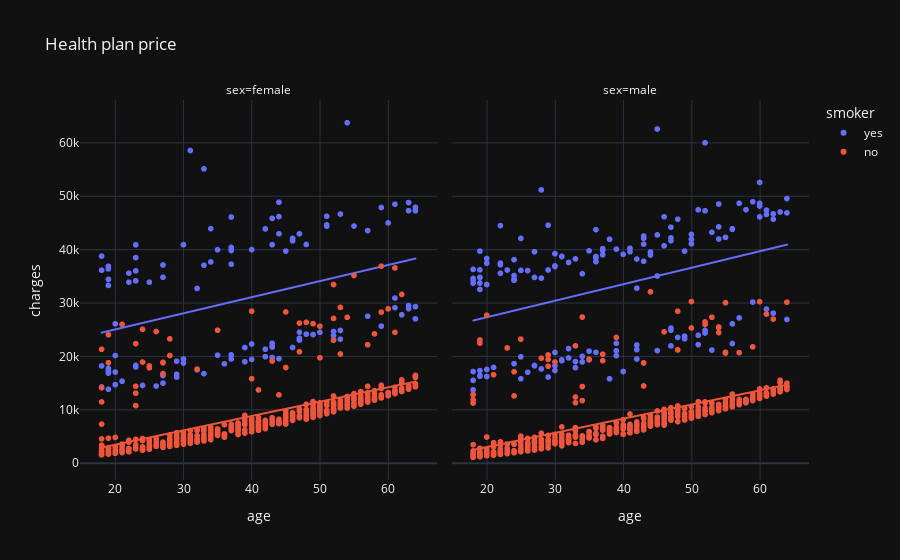

Notebook cell for this chart:
### Code cell
fig = px.scatter(dataframe, x="age", y="charges", color="smoker", facet_col="sex", title="Health plan price",
                 trendline='ols')
fig.show()

### Figure 1 — Plotly figure (JSON) as saved in the notebook; plotly's stock layout.template omitted (floating-point values rounded to 4 significant figures; data arrays with more than 128 entries replaced by an {"elided": "..."} marker saying what was removed)
{"data": [{"hovertemplate": "smoker=yes<br>sex=female<br>age=%{x}<br>charges=%{y}<extra></extra>", "legendgroup": "yes", "marker": {"color": "#636efa", "symbol": "circle"}, "mode": "markers", "name": "yes", "showlegend": true, "x": [19, 62, 34, 53, 20, 27, 37, 57, 64, 61, 29, 19, 32, 42, 42, 18, 63, 27, 40, 23, 63, 63, 20, 40, 59, 53, 27, 64, 61, 19, 23, 39, 27, 44, 26, 36, 63, 33, 30, 44, 54, 43, 35, 31, 34, 21, 19, 59, 47, 19, 44, 52, 64, 40, 44, 51, 30, 29, 37, 37, 47, 19, 50, 18, 47, 33, 23, 57, 60, 37, 46, 49, 48, 37, 51, 64, 43, 32, 43, 24, 27, 22, 46, 55, 45, 35, 43, 39, 22, 51, 33, 48, 23, 53, 23, 19, 43, 43, 52, 23, 43, 19, 18, 37, 46, 20, 20, 47, 18, 29, 25, 19, 30, 42, 61], "xaxis": "x", "y": [16880.0, 27810.0, 37700.0, 23240.0, 14710.0, 16580.0, 39840.0, 43580.0, 47290.0, 30940.0, 19110.0, 17080.0, 32730.0, 19960.0, 21350.0, 36150.0, 48820.0, 37130.0, 19440.0, 38510.0, 29520.0, 47310.0, 17090.0, 22330.0, 47900.0, 24870.0, 34840.0, 47930.0, 48520.0, 13840.0, 18030.0, 21660.0, 15010.0, 19590.0, 14460.0, 18610.0, 28950.0, 37080.0, 19520.0, 48890.0, 63770.0, 45860.0, 39980.0, 58570.0, 43940.0, 15360.0, 17470.0, 25680.0, 42970.0, 34440.0, 42980.0, 24670.0, 27040.0, 40000.0, 46200.0, 44400.0, 40930.0, 16660.0, 40420.0, 19540.0, 23070.0, 17750.0, 24520.0, 38790.0, 23400.0, 55140.0, 36020.0, 27530.0, 45010.0, 37270.0, 42110.0, 24110.0, 40970.0, 46110.0, 46260.0, 29330.0, 19800.0, 17500.0, 21770.0, 14570.0, 16420.0, 35600.0, 21680.0, 44420.0, 39730.0, 20230.0, 21880.0, 19020.0, 33910.0, 44640.0, 16780.0, 24180.0, 34170.0, 46660.0, 40900.0, 36900.0, 40940.0, 22480.0, 23890.0, 18330.0, 21770.0, 33310.0, 18220.0, 20300.0, 41660.0, 26130.0, 20170.0, 24540.0, 14280.0, 16120.0, 33900.0, 36400.0, 18770.0, 43900.0, 29140.0], "yaxis": "y", "type": "scattergl"}, {"hovertemplate": "<b>OLS trendline</b><br>charges = 301.643 * age + 19033<br>R<sup>2</sup>=0.129713<br><br>smoker=yes<br>sex=female<br>age=%{x}<br>charges=%{y} <b>(trend)</b><extra></extra>", "legendgroup": "yes", "marker": {"color": "#636efa", "symbol": "circle"}, "mode": "lines", "name": "yes", "showlegend": false, "x": [18, 18, 18, 18, 19, 19, 19, 19, 19, 19, 19, 19, 19, 20, 20, 20, 20, 21, 22, 22, 23, 23, 23, 23, 23, 23, 24, 25, 26, 27, 27, 27, 27, 27, 29, 29, 29, 30, 30, 30, 31, 32, 32, 33, 33, 33, 34, 34, 35, 35, 36, 37, 37, 37, 37, 37, 37, 39, 39, 40, 40, 40, 42, 42, 42, 43, 43, 43, 43, 43, 43, 43, 44, 44, 44, 44, 45, 46, 46, 46, 47, 47, 47, 47, 48, 48, 49, 50, 51, 51, 51, 52, 52, 53, 53, 53, 54, 55, 57, 57, 59, 59, 60, 61, 61, 61, 62, 63, 63, 63, 63, 64, 64, 64, 64], "xaxis": "x", "y": [24460.0, 24460.0, 24460.0, 24460.0, 24760.0, 24760.0, 24760.0, 24760.0, 24760.0, 24760.0, 24760.0, 24760.0, 24760.0, 25070.0, 25070.0, 25070.0, 25070.0, 25370.0, 25670.0, 25670.0, 25970.0, 25970.0, 25970.0, 25970.0, 25970.0, 25970.0, 26270.0, 26570.0, 26880.0, 27180.0, 27180.0, 27180.0, 27180.0, 27180.0, 27780.0, 27780.0, 27780.0, 28080.0, 28080.0, 28080.0, 28380.0, 28690.0, 28690.0, 28990.0, 28990.0, 28990.0, 29290.0, 29290.0, 29590.0, 29590.0, 29890.0, 30190.0, 30190.0, 30190.0, 30190.0, 30190.0, 30190.0, 30800.0, 30800.0, 31100.0, 31100.0, 31100.0, 31700.0, 31700.0, 31700.0, 32000.0, 32000.0, 32000.0, 32000.0, 32000.0, 32000.0, 32000.0, 32310.0, 32310.0, 32310.0, 32310.0, 32610.0, 32910.0, 32910.0, 32910.0, 33210.0, 33210.0, 33210.0, 33210.0, 33510.0, 33510.0, 33810.0, 34120.0, 34420.0, 34420.0, 34420.0, 34720.0, 34720.0, 35020.0, 35020.0, 35020.0, 35320.0, 35620.0, 36230.0, 36230.0, 36830.0, 36830.0, 37130.0, 37430.0, 37430.0, 37430.0, 37730.0, 38040.0, 38040.0, 38040.0, 38040.0, 38340.0, 38340.0, 38340.0, 38340.0], "yaxis": "y", "type": "scattergl"}, {"hovertemplate": "smoker=yes<br>sex=male<br>age=%{x}<br>charges=%{y}<extra></extra>", "legendgroup": "yes", "marker": {"color": "#636efa", "symbol": "circle"}, "mode": "markers", "name": "yes", "showlegend": false, "x": {"elided": "159 int values"}, "xaxis": "x2", "y": {"elided": "159 float values"}, "yaxis": "y2", "type": "scattergl"}, {"hovertemplate": "<b>OLS trendline</b><br>charges = 308.884 * age + 21166.5<br>R<sup>2</sup>=0.143758<br><br>smoker=yes<br>sex=male<br>age=%{x}<br>charges=%{y} <b>(trend)</b><extra></extra>", "legendgroup": "yes", "marker": {"color": "#636efa", "symbol": "circle"}, "mode": "lines", "name": "yes", "showlegend": false, "x": {"elided": "159 int values"}, "xaxis": "x2", "y": {"elided": "159 float values"}, "yaxis": "y2", "type": "scattergl"}, {"hovertemplate": "smoker=no<br>sex=female<br>age=%{x}<br>charges=%{y}<extra></extra>", "legendgroup": "no", "marker": {"color": "#EF553B", "symbol": "circle"}, "mode": "markers", "name": "no", "showlegend": true, "x": {"elided": "547 int values"}, "xaxis": "x", "y": {"elided": "547 float values"}, "yaxis": "y", "type": "scattergl"}, {"hovertemplate": "<b>OLS trendline</b><br>charges = 268.689 * age + -1902.24<br>R<sup>2</sup>=0.386618<br><br>smoker=no<br>sex=female<br>age=%{x}<br>charges=%{y} <b>(trend)</b><extra></extra>", "legendgroup": "no", "marker": {"color": "#EF553B", "symbol": "circle"}, "mode": "lines", "name": "no", "showlegend": false, "x": {"elided": "547 int values"}, "xaxis": "x", "y": {"elided": "547 float values"}, "yaxis": "y", "type": "scattergl"}, {"hovertemplate": "smoker=no<br>sex=male<br>age=%{x}<br>charges=%{y}<extra></extra>", "legendgroup": "no", "marker": {"color": "#EF553B", "symbol": "circle"}, "mode": "markers", "name": "no", "showlegend": false, "x": {"elided": "517 int values"}, "xaxis": "x2", "y": {"elided": "517 float values"}, "yaxis": "y2", "type": "scattergl"}, {"hovertemplate": "<b>OLS trendline</b><br>charges = 264.932 * age + -2261.53<br>R<sup>2</sup>=0.402653<br><br>smoker=no<br>sex=male<br>age=%{x}<br>charges=%{y} <b>(trend)</b><extra></extra>", "legendgroup": "no", "marker": {"color": "#EF553B", "symbol": "circle"}, "mode": "lines", "name": "no", "showlegend": false, "x": {"elided": "517 int values"}, "xaxis": "x2", "y": {"elided": "517 float values"}, "yaxis": "y2", "type": "scattergl"}], "layout": {"xaxis": {"anchor": "y", "domain": [0.0, 0.49], "title": {"text": "age"}}, "yaxis": {"anchor": "x", "domain": [0.0, 1.0], "title": {"text": "charges"}}, "xaxis2": {"anchor": "y2", "domain": [0.51, 1.0], "matches": "x", "title": {"text": "age"}}, "yaxis2": {"anchor": "x2", "domain": [0.0, 1.0], "matches": "y", "showticklabels": false}, "annotations": [{"font": {}, "showarrow": false, "text": "sex=female", "x": 0.245, "xanchor": "center", "xref": "paper", "y": 1.0, "yanchor": "bottom", "yref": "paper"}, {"font": {}, "showarrow": false, "text": "sex=male", "x": 0.755, "xanchor": "center", "xref": "paper", "y": 1.0, "yanchor": "bottom", "yref": "paper"}], "legend": {"title": {"text": "smoker"}, "tracegroupgap": 0}, "title": {"text": "Health plan price"}}}
